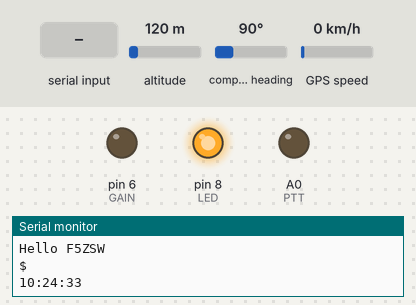
The sketch below on a simulated Arduino Nano, built with avr-gcc and run on an emulated ATmega328P. Parts: output pins drawn as LEDs (lit = HIGH), the last lines printed to the serial monitor. The inputs (shaded band) are chosen by the test bench; at power-on: altitude 120 m, compass heading 90°, GPS speed 0 km/h. The GPS gets a fix after 3 s at 37.7749, -122.4194 with 8 satellites; pins used as bus, display or sensor lines are not drawn.

Above: at 3.2 s.
3.3 s: "c" received over Serial
At 4.5 s:
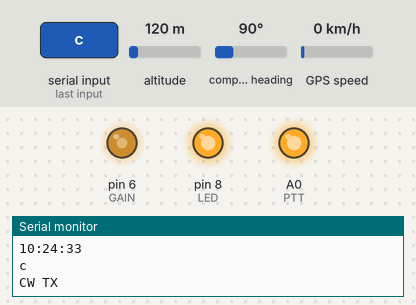
At 12.4 s:
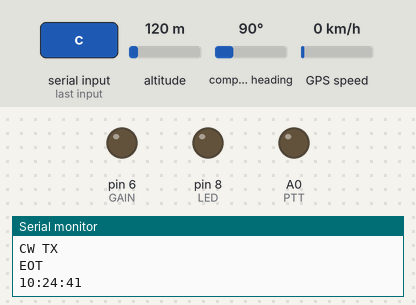
Timing chart, 0 to 17.2 s (numbered marks = the images above; inputs shaded):
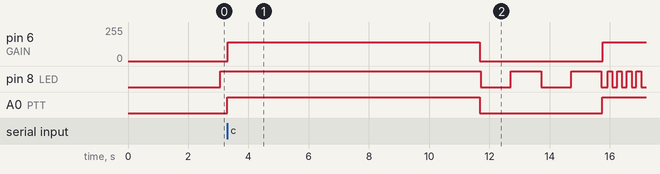

Measured:
- after the input at 3.3 s, pin 6 (GAIN): 0/255 → 140/255 after 0.01 s instead of 11.8 s; A0 (PTT): LOW → HIGH after 0.00 s instead of 11.8 s

The sketch:

F5ZSW.ino
```cpp
/*sample code for F5ZSW
  Anthony LE CREN F4GOH@orange.fr
  Created 23/3/2022
  the program send cw and ft8 sequence 4 times per minutes
  with GPS to have perfect timing
*/


#include <SPI.h>
#include <JTEncode.h>
#include <SoftwareSerial.h>
#include <TinyGPS.h>


//NANO pinout
#define txPin 5 //tx pin into RX GPS connection
#define rxPin 4 //rx pin into TX GPS connection
#define LED 8   //output pin led
#define GAIN 6  //pwm output to adjust gain (mos polarization)
#define SENSOR 7  //ds18s20 sensor
#define PTT A0  //ds18s20 sensor
#define W_CLK 13  //ad9850 clk
#define FQ_UD 10  //ad9850 update
#define RESET 9  // ad9850 reset
#define MOSI 11  //

//#define debugGPS //enable print all nmea sentences on serial monitor
#define debugDDS //enable debug DDS with some key commands as 0,1,2,3 on serial monitor (see debug function)
//#define debugSYMBOLS

#define CW_FREQUENCY 10133000  //same fequency for test
#define FT8_FREQUENCY 10133000  //

#define CW_TXT " VVV F5ZSW JN23MK"

#define CALL "F5ZSW"        //callsign
#define DBM 20              //power in dbm
#define GPS_BAUD_RATE 9600
#define PC_BAUD_RATE  115200
#define PWM_GAIN 140      //continous voltage ctrl for mosfet 110=1.2V  -> 1K and 4.7K (210)

#define WSPR_TONE_SPACING       1.4548
#define WSPR_DELAY              682
#define MESSAGE "CQ F5ZSW JN23"
#define FT8_TONE_SPACING        6.25f
#define FT8_DELAY               160

SoftwareSerial ss(rxPin, txPin); // RX, TX for GPS
JTEncode jtencode;
TinyGPS gps;


enum mode {
  CW,
  FT8_CQ,
};

byte tableSeconds[] = {0, 15, 30, 45}; //seconds to transmit
mode tableMode[] = {CW, CW, CW, FT8_CQ};

long factor = -1500;		//adjust frequency to wspr band
uint8_t symbols[WSPR_SYMBOL_COUNT];    //buffer memeory for WSPR or ft8 encoding

typedef struct
{
  char locator[9];   /*!< locator */
  uint8_t pwrDbm;
} position;

position pos;

int gain = PWM_GAIN;


void setup() {
  Serial.begin(PC_BAUD_RATE);
  Serial.print("Hello ");
  Serial.println(CALL );
  pinMode(LED, OUTPUT);
  pinMode(GAIN, OUTPUT);
  pinMode(MOSI, INPUT);
  pinMode(PTT, OUTPUT);
  digitalWrite(PTT, LOW);
  analogWrite(GAIN, 0);
  ss.begin(GPS_BAUD_RATE);
  delay(2000);
  initDds();
  setfreq(0, 0);
  setfreq(0, 0);
  //latlng2loc(48.605776, -4.550759, 0);
  //Serial.print("LOCATOR : ");
  //Serial.println(pos.locator);
  //Serial.println(pos.pwrDbm);


}


//main loop
void loop() {

#ifdef debugDDS
  char c;
  if (Serial.available() > 0) {
    c = Serial.read();
    Serial.println(c);
    debug(c);
  }
#endif
  lectGps();
}


/********************************************************
  WSPR loop with time sync
 ********************************************************/

void  lectGps()
{
  bool newData = false;

  // for (unsigned long start = millis(); millis() - start < 1000;)
  // {
  while (ss.available())
  {
    char c = ss.read();
#ifdef debugGPS
    Serial.write(c);
#endif
    if (gps.encode(c)) // Did a new valid sentence come in?
      newData = true;
  }
  // }
  if (newData)
  {
    unsigned long age;
    int year;
    byte month, day, hour, minute, second, hundredths;
    gps.crack_datetime(&year, &month, &day, &hour, &minute, &second, &hundredths, &age);
    if (age == TinyGPS::GPS_INVALID_AGE)
      Serial.println("*******    *******    ");
    else
    {
      char sz[32];
      char index;
      sprintf(sz, "%02d:%02d:%02d   ", hour, minute, second);
      Serial.println(sz);
      digitalWrite(LED, digitalRead(LED) ^ 1);
      index = syncSeconds(second);
      if ((index >= 0)  && (second % 15 == 0)) {
        mode mtx = tableMode[index];
        switch (mtx) {
          case CW :
            txCW(CW_FREQUENCY, CW_TXT, 30);
            break;
          case FT8_CQ :
            txFt8(FT8_CQ);
            break;
        }
      }
    }
  }
}

char syncSeconds(int m) {
  int i;
  char ret = -1;
  for (i = 0; i < sizeof(tableSeconds); i++) {
    if (m == tableSeconds[i]) {
      ret = i;
    }
  }
  return ret;
}

/********************************************************
  Debug function
********************************************************/


void debug(char c)
{
  switch (c)
  {
    case 'c' :
      txCW(CW_FREQUENCY, CW_TXT, 30);
      break;
    case 'f' :
      txFt8(FT8_CQ);    //ft8 cq
      break;
    case '0' :
      analogWrite(GAIN, 0);
      setfreq(0, 0);
      ddsPowerOff();
      digitalWrite(PTT, LOW);
      break;
    case '1' :  ddsPowerOn();
      setfreq(CW_FREQUENCY, 0);  //test avec dds pw off
      analogWrite(GAIN, gain);
      digitalWrite(PTT, HIGH);
      break;
    case '2' :  factor += 100;
      Serial.println(factor);
      break;
    case '3' :  factor -= 100;
      Serial.println(factor);
      break;

    case '4' :  gain += 10;
      Serial.println(gain);
      analogWrite(GAIN, gain);
      break;
    case '5' :  gain -= 10;
      Serial.println(gain);
      analogWrite(GAIN, gain);
      break;

    case 'l' :
      latlng2loc(47.890242, 0.276770, 0);
      Serial.println(pos.locator);
      Serial.println(pos.pwrDbm);
      Serial.flush();
      break;
    case 'd' :
      initDds();
      break;
  }
}
/**************************
   cw
 **************************/
void txCW(long freqCw, char * stringCw, int cwWpm) {
  const static int morseVaricode[2][59] PROGMEM = {
    {0, 212, 72, 0, 144, 0, 128, 120, 176, 180, 0, 80, 204, 132, 84, 144, 248, 120, 56, 24, 8, 0, 128, 192, 224, 240, 224, 168, 0, 136, 0, 48, 104, 64, 128, 160, 128, 0, 32, 192, 0, 0, 112, 160, 64, 192, 128, 224, 96, 208, 64, 0, 128, 32, 16, 96, 144, 176, 192},
    {7, 6, 5, 0, 4, 0, 4, 6, 5, 6, 0, 5, 6, 6, 6, 5, 5, 5, 5, 5, 5, 5, 5, 5, 5, 5, 6, 6, 0, 5, 0, 6, 6, 2, 4, 4, 3, 1, 4, 3, 4, 2, 4, 3, 4, 2, 2, 3, 4, 4, 3, 3, 1, 3, 4, 3, 4, 4, 4}
  };

  int tempo = 1200 / cwWpm; // Duration of 1 dot
  byte nb_bits, val;
  int d;
  int c = *stringCw++;
  Serial.println("CW TX");
  digitalWrite(PTT, HIGH);
  delay(10);
  analogWrite(GAIN, PWM_GAIN);
  while (c != '\0') {
    c = toupper(c); // Uppercase
    if (c == 32) {     // Space character between words in string
      setfreq(0, 0); // 7 dots length spacing
      delay(tempo * 7); // between words
    }
    else if (c > 32 && c < 91) {
      c = c - 32;
      d = int(pgm_read_word(&morseVaricode[0][c]));    // Get CW varicode
      nb_bits = int(pgm_read_word(&morseVaricode[1][c])); // Get CW varicode length
      if (nb_bits != 0) { // Number of bits = 0 -> invalid character #%<>
        for (int b = 7; b > 7 - nb_bits; b--) { // Send CW character, each bit represents a symbol (0 for dot, 1 for dash) MSB first
          val = bitRead(d, b); //look varicode
          setfreq(freqCw, 0); // Let's transmit
          delay(tempo + 2 * tempo * val);  // A dot length or a dash length (3 times the dot)

          setfreq(0, 0); // 1 dot length spacing
          delay(tempo);     // between symbols in a character
        }
      }
      setfreq(0, 0); // 3 dots length spacing
      delay(tempo * 3); // between characters in a word
    }
    c = *stringCw++;  // Next caracter in string
  }
  digitalWrite(PTT, LOW);
  analogWrite(GAIN, 0);
  setfreq(0, 0);
  Serial.println("EOT");
}


/**************************
   ft8
 **************************/

void txFt8(mode mtx) {
  char message[14];
  float flat, flon;
  unsigned long age;
  Serial.println("CW FT8");
  gps.f_get_position(&flat, &flon, &age);
  Serial.print("LAT=");
  Serial.print(flat == TinyGPS::GPS_INVALID_F_ANGLE ? 0.0 : flat, 6);
  Serial.print(" LON=");
  Serial.println(flon == TinyGPS::GPS_INVALID_F_ANGLE ? 0.0 : flon, 6);
  latlng2loc(flat, flon, 1);
  sprintf(message, "CQ %s %s", CALL, pos.locator);

  Serial.println(message);
  memset(symbols, 0, FT8_SYMBOL_COUNT);   //clear memory
  jtencode.ft8_encode(message, symbols);
#ifdef debugSYMBOLS
  int n, lf;
  lf = 0;
  for (n = 0; n < FT8_SYMBOL_COUNT; n++) {   //print symbols on serial monitor
    if (lf % 16 == 0) {
      Serial.println();
      Serial.print(n);
      Serial.print(": ");
    }
    lf++;
    Serial.print(symbols[n]);
    Serial.print(',');
  }
  Serial.println();
#endif
  sendFt8(FT8_FREQUENCY);
}

void sendFt8(long freq) {
  int a = 0;
  digitalWrite(PTT, HIGH);
  delay(10);
  analogWrite(GAIN, PWM_GAIN);
  for (int element = 0; element < FT8_SYMBOL_COUNT; element++) {    // For each element in the message
    a = int(symbols[element]); //   get the numerical ASCII Code
    setfreq((double) freq + (double) a * FT8_TONE_SPACING, 0);
    delay(FT8_DELAY);
#ifdef debugSYMBOLS
    Serial.print(a);
#endif
    digitalWrite(LED, digitalRead(LED) ^ 1);
  }
  digitalWrite(PTT, LOW);
  analogWrite(GAIN, 0);
  setfreq(0, 0);
  Serial.println("EOT");
}


/********************************************************
  AD9850 routines
********************************************************/


void initDds()
{
  pinMode(MOSI, OUTPUT);
  delay(10);
  SPI.begin();
  pinMode(W_CLK, OUTPUT);
  pinMode(FQ_UD, OUTPUT);
  pinMode(RESET, OUTPUT);

  SPI.setBitOrder(LSBFIRST);
  SPI.setDataMode(SPI_MODE0);

  pulse(RESET);
  pulse(W_CLK);
  pulse(FQ_UD);
  setfreq(0, 0);
  setfreq(0, 0);
}

void pulse(int pin) {
  digitalWrite(pin, HIGH);
  // delay(1);
  digitalWrite(pin, LOW);
}


void setfreq(double f, uint16_t p) {
  uint32_t deltaphase;

  deltaphase = f * 4294967296.0 / (125000000 + factor);
  for (int i = 0; i < 4; i++, deltaphase >>= 8) {
    SPI.transfer(deltaphase & 0xFF);
  }
  SPI.transfer((p << 3) & 0xFF) ;
  pulse(FQ_UD);
}

void ddsPowerOn() {
  setfreq(0, 0);
}

void ddsPowerOff() {
  pulse(FQ_UD);
  SPI.transfer(0x04);
  pulse(FQ_UD);
}

/********************************************************
  locator calculator
********************************************************/

void latlng2loc(float lat, float lng, byte nb)
{
  const uint8_t valid_dbm[19] = {0, 3, 7, 10, 13, 17, 20, 23, 27, 30, 33, 37, 40, 43, 47, 50, 53, 57, 60};
  lat += 90; // lat origin of Maidenhead is 90S
  lng += 180; // lng origin of Maidenhead is 180W
  double units = 43200; // 18 fields * 10 squares * 24 subsquares * 10 extended square
  int xLong, yLat, indice, dbm;
  // get the extended sq
  lat = floor(lat * units / 180.0);
  lng = floor(lng * units / 360.0);
  pos.locator[6] = (long(lng) % 10) + '0';
  pos.locator[7] = (long(lat) % 10) + '0';
  lat = floor(lat / 10);
  lng = floor(lng / 10);
  xLong = long(lng) % 24;
  yLat = long(lat) % 24;
  indice = (xLong / 4) * 3 + (yLat / 8);
  pos.pwrDbm = valid_dbm[indice];
  pos.locator[4] = xLong + 'A';
  pos.locator[5] = yLat + 'A';
  // get the sq.
  lat = floor(lat / 24);
  lng = floor(lng / 24);
  pos.locator[2] = (long(lng) % 10) + '0';
  pos.locator[3] = (long(lat) % 10) + '0';
  // get the fields
  lat = floor(lat / 10);
  lng = floor(lng / 10);
  pos.locator[0] = long(lng) + 'A';
  pos.locator[1] = long(lat) + 'A';
  if (nb == 0) {
    pos.locator[8] = '\0';
  }
  else
  {
    pos.locator[4] = '\0';
  }
}
```

encode_rs_int.cpp
```cpp
// (licence header left out)
#include <string.h>
#include <JTEncode.h>
#include "int.h"
#include "rs_common.h"

void JTEncode::encode_rs_int(void *p, data_t *data, data_t *parity)
{
  struct rs *rs = (struct rs *)p;

  #undef A_0
  #define A_0 (NN) /* Special reserved value encoding zero in index form */

  {
    int i, j;
    data_t feedback;

    memset(parity,0,NROOTS*sizeof(data_t));

    for(i=0;i<NN-NROOTS-PAD;i++){
      feedback = INDEX_OF[data[i] ^ parity[0]];
      if(feedback != A_0){      /* feedback term is non-zero */
  #ifdef UNNORMALIZED
        /* This line is unnecessary when GENPOLY[NROOTS] is unity, as it must
         * always be for the polynomials constructed by init_rs()
         */
        feedback = MODNN(NN - GENPOLY[NROOTS] + feedback);
  #endif
        for(j=1;j<NROOTS;j++)
  	parity[j] ^= ALPHA_TO[MODNN(feedback + GENPOLY[NROOTS-j])];
      }
      /* Shift */
      memmove(&parity[0],&parity[1],sizeof(data_t)*(NROOTS-1));
      if(feedback != A_0)
        parity[NROOTS-1] = ALPHA_TO[MODNN(feedback + GENPOLY[0])];
      else
        parity[NROOTS-1] = 0;
    }
  }
}
```

init_rs_int.cpp
```cpp
// (licence header left out)
#include <string.h>
#include <stdlib.h>
#include <JTEncode.h>
#include "rs_common.h"

void JTEncode::free_rs_int(void * p)
{
  struct rs *rs = (struct rs *)p;

  free(rs->alpha_to);
  free(rs->index_of);
  free(rs->genpoly);
  free(rs);
}

void * JTEncode::init_rs_int(int symsize, int gfpoly, int fcr, int prim,
	int nroots, int pad)
{
  struct rs *rs;

  int i, j, sr,root,iprim;

  rs = ((struct rs *)0);
  /* Check parameter ranges */
  if(symsize < 0 || symsize > 8*sizeof(data_t)){
    goto done;
  }

  if(fcr < 0 || fcr >= (1<<symsize))
    goto done;
  if(prim <= 0 || prim >= (1<<symsize))
    goto done;
  if(nroots < 0 || nroots >= (1<<symsize))
    goto done; /* Can't have more roots than symbol values! */
  if(pad < 0 || pad >= ((1<<symsize) -1 - nroots))
    goto done; /* Too much padding */

  rs = (struct rs *)calloc(1,sizeof(struct rs));
  if(rs == ((struct rs *)0))
    goto done;

  rs->mm = symsize;
  rs->nn = (1<<symsize)-1;
  rs->pad = pad;

  rs->alpha_to = (data_t *)malloc(sizeof(data_t)*(rs->nn+1));
  if(rs->alpha_to == NULL){
    free(rs);
    rs = ((struct rs *)0);
    goto done;
  }
  rs->index_of = (data_t *)malloc(sizeof(data_t)*(rs->nn+1));
  if(rs->index_of == NULL){
    free(rs->alpha_to);
    free(rs);
    rs = ((struct rs *)0);
    goto done;
  }

  /* Generate Galois field lookup tables */
  rs->index_of[0] = A_0; /* log(zero) = -inf */
  rs->alpha_to[A_0] = 0; /* alpha**-inf = 0 */
  sr = 1;
  for(i=0;i<rs->nn;i++){
    rs->index_of[sr] = i;
    rs->alpha_to[i] = sr;
    sr <<= 1;
    if(sr & (1<<symsize))
      sr ^= gfpoly;
    sr &= rs->nn;
  }
  if(sr != 1){
    /* field generator polynomial is not primitive! */
    free(rs->alpha_to);
    free(rs->index_of);
    free(rs);
    rs = ((struct rs *)0);
    goto done;
  }

  /* Form RS code generator polynomial from its roots */
  rs->genpoly = (data_t *)malloc(sizeof(data_t)*(nroots+1));
  if(rs->genpoly == NULL){
    free(rs->alpha_to);
    free(rs->index_of);
    free(rs);
    rs = ((struct rs *)0);
    goto done;
  }
  rs->fcr = fcr;
  rs->prim = prim;
  rs->nroots = nroots;

  /* Find prim-th root of 1, used in decoding */
  for(iprim=1;(iprim % prim) != 0;iprim += rs->nn)
    ;
  rs->iprim = iprim / prim;

  rs->genpoly[0] = 1;
  for (i = 0,root=fcr*prim; i < nroots; i++,root += prim) {
    rs->genpoly[i+1] = 1;

    /* Multiply rs->genpoly[] by  @**(root + x) */
    for (j = i; j > 0; j--){
      if (rs->genpoly[j] != 0)
	rs->genpoly[j] = rs->genpoly[j-1] ^ rs->alpha_to[modnn(rs,rs->index_of[rs->genpoly[j]] + root)];
      else
	rs->genpoly[j] = rs->genpoly[j-1];
    }
    /* rs->genpoly[0] can never be zero */
    rs->genpoly[0] = rs->alpha_to[modnn(rs,rs->index_of[rs->genpoly[0]] + root)];
  }
  /* convert rs->genpoly[] to index form for quicker encoding */
  for (i = 0; i <= nroots; i++)
    rs->genpoly[i] = rs->index_of[rs->genpoly[i]];
 done:;

  return rs;
}
```
